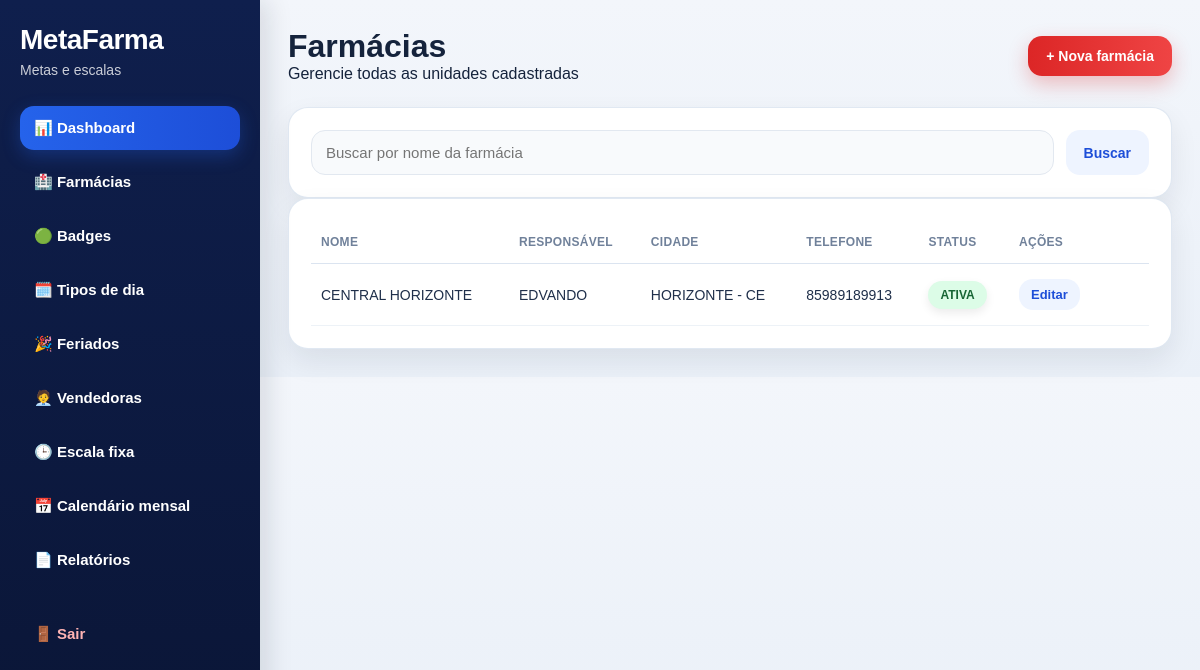
/farmacias/ (signed in), run on an earlier commit of the app's database.
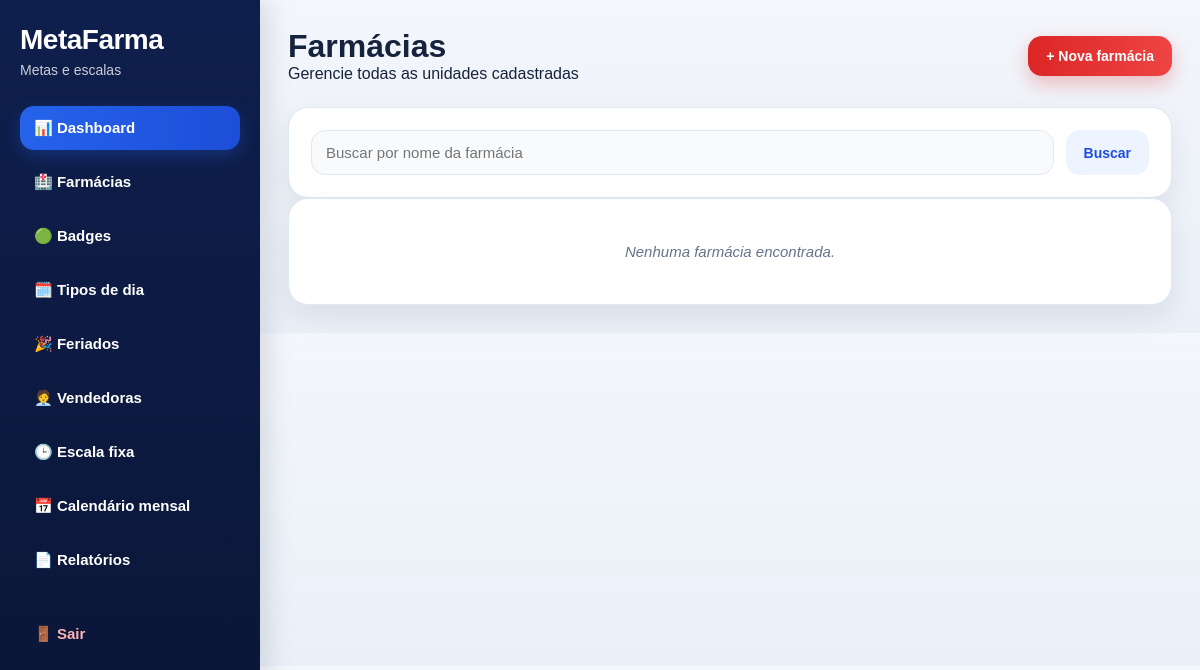
And on a later commit of the database.
### app/models.py (models this page shows, shortened)
class Farmacia(db.Model):
    __tablename__ = "farmacias"
    id = db.Column(db.Integer, primary_key=True)
    nome = db.Column(db.String(150), nullable=False)
    responsavel = db.Column(db.String(150), nullable=True)
    cidade = db.Column(db.String(100), nullable=True)
    telefone = db.Column(db.String(30), nullable=True)
    status = db.Column(db.String(20), default="ativa")
    observacao = db.Column(db.String(255), nullable=True)
    criado_em = db.Column(db.DateTime, default=agora_brasil)
    metas = db.relationship("Meta", backref="farmacia", lazy=True, cascade="all, delete-orphan")
    equipes = db.relationship("Equipe", backref="farmacia", lazy=True, cascade="all, delete-orphan")
    vendedoras = db.relationship("Vendedora", backref="farmacia", lazy=True, cascade="all, delete-orphan")
    configuracoes_dia = db.relationship("ConfiguracaoDia", backref="farmacia", lazy=True, cascade="all, delete-orphan")
    escalas_vendedoras = db.relationship("EscalaVendedora", backref="farmacia", lazy=True, cascade="all, delete-orphan")
    calendarios_vendedoras = db.relationship("CalendarioVendedora", backref="farmacia", lazy=True, cascade="all, delete-orphan")
    feriados = db.relationship("Feriado", backref="farmacia", lazy=True, cascade="all, delete-orphan")

### app/routes/farmacias.py (the view)
@farmacias_bp.route("/")
@login_required
def listar():
    busca = request.args.get("busca", "").strip()
    query = Farmacia.query
    if busca:
        query = query.filter(Farmacia.nome.ilike(f"%{busca}%"))
    farmacias = query.order_by(Farmacia.nome.asc()).all()
    return render_template("farmacias/listar.html", farmacias=farmacias, busca=busca)

### app/templates/farmacias/listar.html (shortened to what this page needs)
{% extends "base.html" %}
{% block content %}
<div class="page-header">
    <div>
        <h1>Farmácias</h1>
        <p>Gerencie todas as unidades cadastradas</p>
    </div>
    <a href="{{ url_for('farmacias.nova') }}" class="btn btn-primary">+ Nova farmácia</a>
</div>
<div class="card">
    <form method="GET" class="filter-bar">
        <input type="text" name="busca" value="{{ busca }}" placeholder="Buscar por nome da farmácia">
        <button type="submit" class="btn btn-secondary">Buscar</button>
    </form>
</div>
<div class="card">
    {% if farmacias %}
    <div class="table-responsive">
        <table>
            <thead>
                <tr>
                    <th>Nome</th>
                    <th>Responsável</th>
                    <th>Cidade</th>
                    <th>Telefone</th>
                    <th>Status</th>
                    <th width="140">Ações</th>
                </tr>
            </thead>
            <tbody>
                {% for farmacia in farmacias %}
                <tr>
                    <td>{{ farmacia.nome }}</td>
                    <td>{{ farmacia.responsavel or "-" }}</td>
                    <td>{{ farmacia.cidade or "-" }}</td>
                    <td>{{ farmacia.telefone or "-" }}</td>
                    <td>
                        <span class="badge {% if farmacia.status == 'ativa' %}badge-success{% else %}badge-danger{% endif %}">
                            {{ farmacia.status }}
                        </span>
                    </td>
                    <td>
                        <a href="{{ url_for('farmacias.editar', farmacia_id=farmacia.id) }}" class="btn btn-small btn-secondary">Editar</a>
                    </td>
                </tr>
                {% endfor %}
            </tbody>
        </table>
    </div>
    {% else %}
        <p class="empty-state">Nenhuma farmácia encontrada.</p>
    {% endif %}
</div>
{% endblock %}

What changed in the data, as far as the page shows it:
removed Farmacia: nome "CENTRAL HORIZONTE", responsavel "EDVANDO", cidade "HORIZONTE - CE", telefone "85989189913", status "ATIVA"
Also different on the page:
text no longer shown: "NOME RESPONSÁVEL CIDADE TELEFONE STATUS AÇÕES"
text now shown: "Nenhuma farmácia encontrada."
